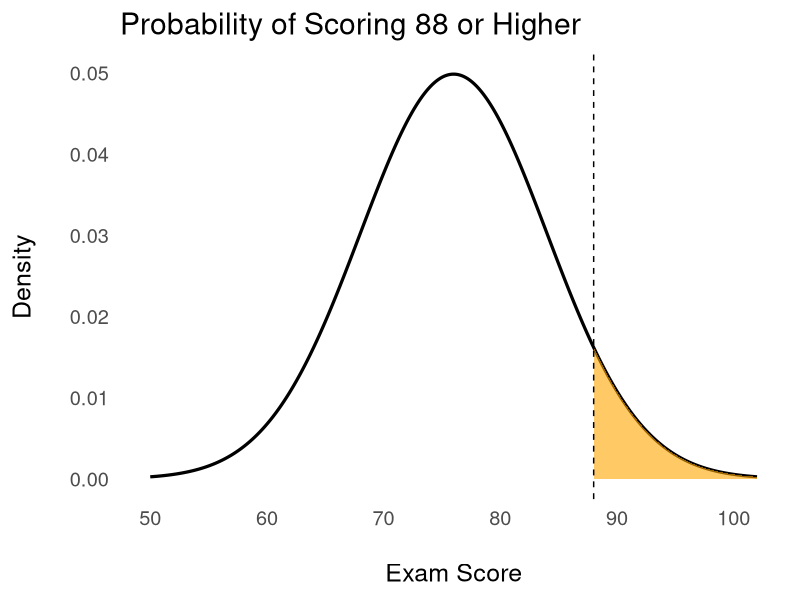

The R source for this figure:
## ---- chunk 1
#| echo: true
library(dplyr)

# Simulate a class of 40 exam scores
set.seed(348)
exam_scores <- rnorm(40, mean = 76, sd = 8) |> round(1)

# Nadia's score
nadia <- 88

# Z-score by hand vs. by function
z_hand <- (nadia - mean(exam_scores)) / sd(exam_scores)
z_hand
## ---- chunk 2
#| echo: true
z_scores <- scale(exam_scores)[,1] |> round(2)

data.frame(
  score = exam_scores,
  z = z_scores
) |>
  head(8)
## ---- chunk 3
#| echo: true
# Probability of scoring 88 or LOWER
pnorm(88, mean = 76, sd = 8)
## ---- chunk 4
library(ggplot2)

dat <- data.frame(x = seq(50, 102, by = 0.1))
dat$y <- dnorm(dat$x, mean = 76, sd = 8)

ggplot(dat, aes(x, y)) +
  geom_line(linewidth = 1.1) +
  geom_area(
    data = subset(dat, x >= 88),
    fill = "orange", alpha = 0.6
  ) +
  geom_vline(xintercept = 88, lty = "dashed") +
  theme_minimal(base_size = 18) +
  labs(
    title = "Probability of Scoring 88 or Higher",
    x = "\nExam Score",
    y = "Density\n"
  ) +
  theme(panel.grid = element_blank())
## ---- chunk 5
#| echo: true
# What score marks the top 10% of the class?
qnorm(0.90, mean = 76, sd = 8)
